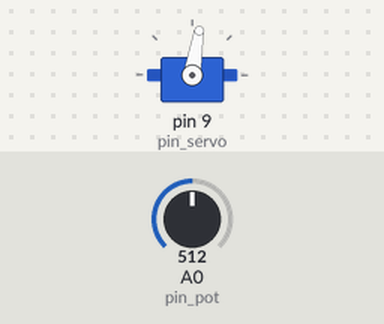
Recording of a sketch running on a simulated Arduino Uno, built with avr-gcc and run on an emulated ATmega328P. On the bench: servo. The test bench sets the inputs (shaded band); at power-on: A0 (pin_pot) = 512.

Above: at 1.2 s.
1.3 s: A0 (pin_pot) set to 716
At 2.4 s:
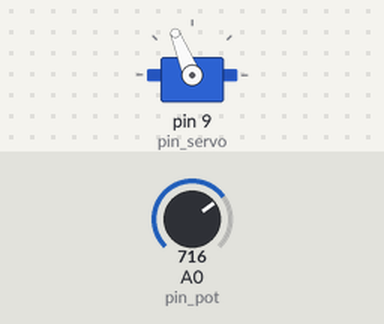
2.8 s: A0 (pin_pot) set to 900
At 3.5 s:
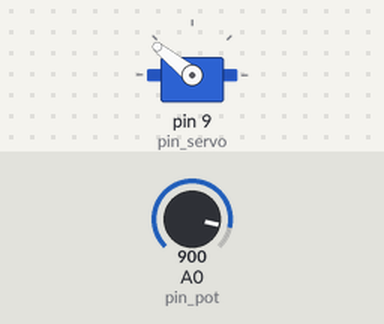
4.3 s: A0 (pin_pot) set to 1023
At 4.7 s:
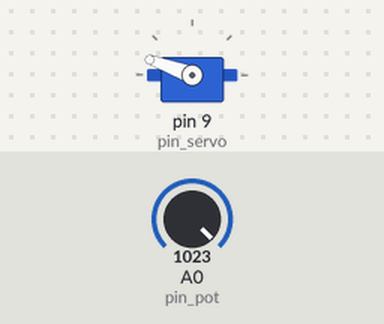
5.8 s: A0 (pin_pot) set to 306
At 7.0 s:
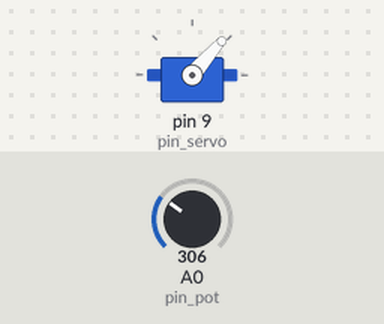
7.3 s: A0 (pin_pot) set to 122
At 8.1 s:
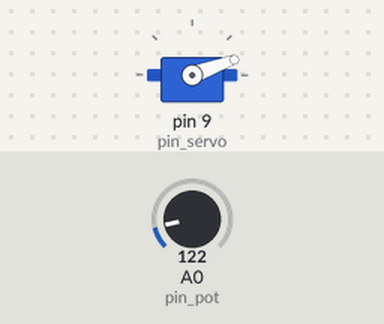
Timing chart, 0 to 9.8 s (numbered marks = the images above; inputs shaded):
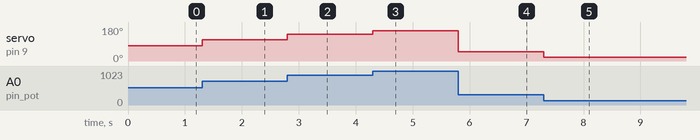

Measured:
- after the input at 1.3 s, servo on pin 9 (pin_servo): 81° → 112° at once
- after the input at 2.8 s, servo on pin 9 (pin_servo): 112° → 141° at once
- after the input at 4.3 s, servo on pin 9 (pin_servo): 141° → 160° at once
- after the input at 5.8 s, servo on pin 9 (pin_servo): 160° → 49° at once
- after the input at 7.3 s, servo on pin 9 (pin_servo): 49° → 20° at once

The sketch:

servo_pointer.ino
```cpp
#include <Servo.h>

int pin_servo = 9;
int pin_pot = A0;
int pos_pot;
int pos_servo;

Servo servo_pointer;


void setup() {
  Serial.begin(9600);

  servo_pointer.attach(pin_servo);
}

void loop() {
  pos_pot = analogRead(pin_pot);
  pos_servo = (158./1023.) * pos_pot + 2;

  servo_pointer.write(pos_servo);
}
```
